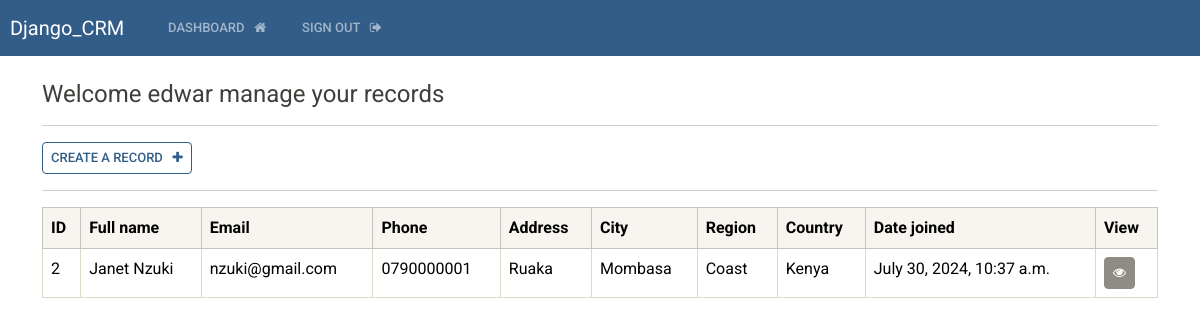
The app's page /dashboard (signed in), older data.
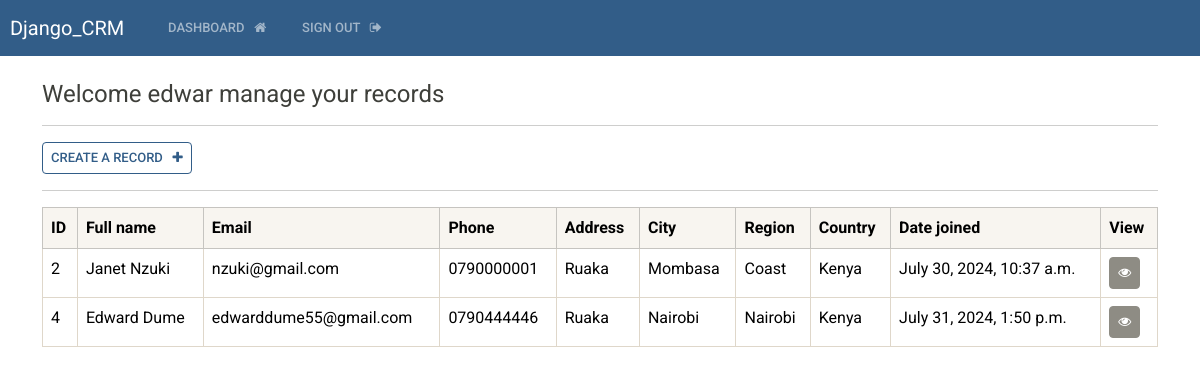
The same page, newer data.
### base/models.py (models this page shows)
class Record(models.Model):
    creation_date = models.DateTimeField(auto_now_add=True)
    first_name = models.CharField(max_length=100)
    last_name = models.CharField(max_length=100)
    email = models.CharField(max_length=200)
    phone = models.CharField(max_length=30)
    address = models.CharField(max_length=100)
    city = models.CharField(max_length= 200)
    region = models.CharField(max_length=150)
    country = models.CharField(max_length=155)

### base/views.py (the view)
# urls.py: path('dashboard', views.dashboard, name='dashboard'),
@login_required(login_url='login')
def dashboard(request):
    my_records = Record.objects.all()
    context = {'records': my_records}
    return render(request, 'base/dashboard.html', context=context)

### base/templates/base/dashboard.html
{% extends 'base/base.html' %}
{% block content %}
    <h4>Welcome {{user}} manage your records</h4>
    <hr>
    <a class="btn btn-outline-primary btn-sm" href="{%url 'create_record'%}"> Create a record &nbsp; <i class="fa fa-plus" aria-hidden="true"></i></a>
    <hr>
    <table class="table  table-hover table-bordered">
        <thead class="table-light">
            <tr>
                <th scope="col">ID</th>
                <th scope="col">Full name</th>
                <th scope="col">Email</th>
                <th scope="col">Phone</th>
                <th scope="col">Address</th>
                <th scope="col">City</th>
                <th scope="col">Region</th>
                <th scope="col">Country</th>
                <th scope="col">Date joined</th>
                <th scope="col">View</th>
            </tr>
        </thead>
        <tbody>
            {% if records %}
                 {% for record in records %}
            <tr>
                <td>{{record.id}}</td>
                <td>{{record.first_name}} {{record.last_name}}</td>
                <td>{{record.email}}</td>
                <td>{{record.phone}}</td>
                <td>{{record.address}}</td>
                <td>{{record.city}}</td>
                <td>{{record.region}}</td>
                <td>{{record.country}}</td>
                <td>{{record.creation_date}}</td>
                <td><a class="btn btn-secondary btn-sm" href="{% url 'record' record.id %}"><i class="fa fa-eye" aria-hidden="true"></i></a></td>
            </tr>
                {% endfor %}
            {% endif %}
        </tbody>
    </table>
{% endblock %}

### base/templates/base/base.html (shortened to what this page needs)
{% load static %}
<!DOCTYPE html>
<html lang="en">
<head>
    <link rel="stylesheet" type="text/css" href="https://bootswatch.com/5/sandstone/bootstrap.min.css">
    <link rel="stylesheet" type="text/css" href="{% static 'css/styles.css' %}">
    <link rel="stylesheet" href="https://cdnjs.cloudflare.com/ajax/libs/font-awesome/4.7.0/css/font-awesome.min.css">
</head>
<body>
    {% include 'base/navbar.html'%}
    <div class="container">
        <br>
        {% block content %}
        {% endblock %}
    </div>
</body>
</html>

### base/templates/base/navbar.html (shortened to what this page needs)
<nav class="navbar navbar-expand-lg navbar-dark bg-primary justify-content-center">
    <a class="navbar-brand main-heading" href="{% url 'home' %}">
      &nbsp; Django_CRM
    </a>
      <div class="collapse navbar-collapse text-center" id="navbarNavDropdown">
        <ul class="navbar-nav mr-auto">
          {% if user.is_authenticated %}
            <li class="nav-item">
              <a class="nav-link" href="{% url 'dashboard' %}">Dashboard &nbsp; <i class="fa fa-home" aria-hidden="true"></i> </a>
            </li>
            <li class="nav-item">
              <a class="nav-link" href="{% url 'user_logout' %}">Sign out &nbsp; <i class="fa fa-sign-out" aria-hidden="true"></i> </a>
            </li>
        </ul>
        {% endif %}
      </div>
  </nav>

Row changes from the older to the newer data that the page shows:
added Record: id "4", first_name "Edward", last_name "Dume", email "edwarddume55@gmail.com", phone "0790444446", address "Ruaka", city "Nairobi", region "Nairobi", country "Kenya", creation_date "July 31, 2024, 1:50 p.m."
